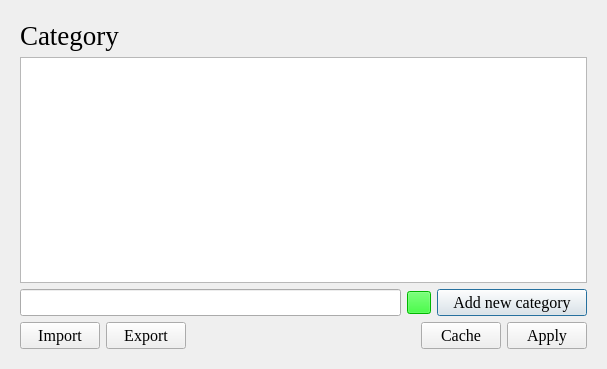
<?xml version="1.0" encoding="UTF-8"?>
<ui version="4.0">
 <class>Dialog</class>
 <widget class="QDialog" name="Dialog">
  <property name="geometry">
   <rect>
    <x>0</x>
    <y>0</y>
    <width>607</width>
    <height>369</height>
   </rect>
  </property>
  <property name="font">
   <font>
    <family>Times New Roman</family>
    <pointsize>12</pointsize>
   </font>
  </property>
  <property name="windowTitle">
   <string>Setting</string>
  </property>
  <layout class="QVBoxLayout" name="verticalLayout_2">
   <item>
    <widget class="QWidget" name="widget" native="true">
     <layout class="QVBoxLayout" name="verticalLayout">
      <item>
       <widget class="QLabel" name="label">
        <property name="font">
         <font>
          <pointsize>20</pointsize>
         </font>
        </property>
        <property name="text">
         <string>Category</string>
        </property>
       </widget>
      </item>
      <item>
       <widget class="QListWidget" name="category_list_widget"/>
      </item>
      <item>
       <layout class="QHBoxLayout" name="horizontalLayout">
        <item>
         <widget class="QLineEdit" name="category_input"/>
        </item>
        <item>
         <widget class="QToolButton" name="color_button">
          <property name="styleSheet">
           <string notr="true">background-color: rgb(0, 255, 0);</string>
          </property>
          <property name="text">
           <string/>
          </property>
         </widget>
        </item>
        <item>
         <widget class="QPushButton" name="add_button">
          <property name="minimumSize">
           <size>
            <width>150</width>
            <height>0</height>
           </size>
          </property>
          <property name="sizeIncrement">
           <size>
            <width>0</width>
            <height>0</height>
           </size>
          </property>
          <property name="text">
           <string>Add new category</string>
          </property>
          <property name="icon">
           <iconset>
            <normaloff>:/icons/icons/书签_bookmark-one.svg</normaloff>:/icons/icons/书签_bookmark-one.svg</iconset>
          </property>
         </widget>
        </item>
       </layout>
      </item>
      <item>
       <layout class="QHBoxLayout" name="horizontalLayout_2">
        <item>
         <widget class="QPushButton" name="pushButton_import">
          <property name="text">
           <string>Import</string>
          </property>
          <property name="icon">
           <iconset>
            <normaloff>:/icons/icons/传入3_afferent-three.svg</normaloff>:/icons/icons/传入3_afferent-three.svg</iconset>
          </property>
         </widget>
        </item>
        <item>
         <widget class="QPushButton" name="pushButton_export">
          <property name="text">
           <string>Export</string>
          </property>
          <property name="icon">
           <iconset>
            <normaloff>:/icons/icons/传出3_efferent-three.svg</normaloff>:/icons/icons/传出3_efferent-three.svg</iconset>
          </property>
         </widget>
        </item>
        <item>
         <spacer name="horizontalSpacer">
          <property name="orientation">
           <enum>Qt::Horizontal</enum>
          </property>
          <property name="sizeHint" stdset="0">
           <size>
            <width>40</width>
            <height>20</height>
           </size>
          </property>
         </spacer>
        </item>
        <item>
         <widget class="QPushButton" name="cache_button">
          <property name="text">
           <string>Cache</string>
          </property>
          <property name="icon">
           <iconset>
            <normaloff>:/icons/icons/关闭_close-one.svg</normaloff>:/icons/icons/关闭_close-one.svg</iconset>
          </property>
         </widget>
        </item>
        <item>
         <widget class="QPushButton" name="apply_button">
          <property name="text">
           <string>Apply</string>
          </property>
          <property name="icon">
           <iconset>
            <normaloff>:/icons/icons/校验_check-one.svg</normaloff>:/icons/icons/校验_check-one.svg</iconset>
          </property>
         </widget>
        </item>
       </layout>
      </item>
     </layout>
    </widget>
   </item>
  </layout>
 </widget>
 <resources/>
 <connections/>
</ui>
